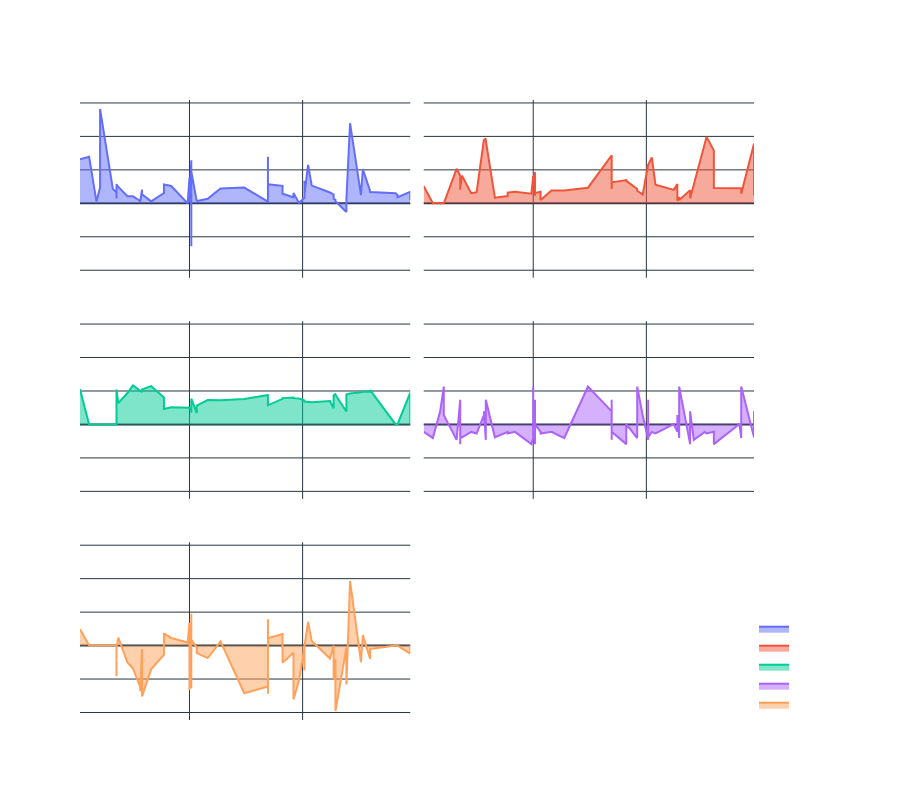

Notebook cell for this chart:
### Code cell
import pandas as pd
import numpy as np
import plotly.express as px
import plotly.graph_objects as go
from statsmodels.tsa.seasonal import seasonal_decompose

# Pretpostavljamo da 'vremenska_serija' sadrži vremensku seriju sa vremenskim indeksom
# Primer: vremenska_serija = pd.Series(data, index=pd.date_range(start='2020-01-01', periods=len(data), freq='D'))

# Izračunavanje pokretnog proseka
window_size = 5  # Veličina prozora za pokretni prosek
vremenska_serija_sredina = vremenska_serija.rolling(window=window_size).mean()

# Dekompozicija vremenske serije
result = seasonal_decompose(vremenska_serija, model='additive', period=12)  # 'period' zavisi od učestalosti podataka

# Kreiramo DataFrame za Plotly (transformacija u long format)
df_plot = pd.DataFrame({
    'Datum': vremenska_serija.index,
    'Original': vremenska_serija,
    'Pokretni Prosek': vremenska_serija_sredina,
    'Trend': result.trend,
    'Sezonalnost': result.seasonal,
    'Rezidual': result.resid
})

# Transformišemo DataFrame u long format
df_long = pd.melt(df_plot, id_vars=['Datum'], var_name='Komponenta', value_name='Vrednost')

# Koristimo Plotly Express za vizualizaciju (faceted area plot)
fig = px.area(df_long, 
              x='Datum', 
              y='Vrednost', 
              color='Komponenta', 
              facet_col='Komponenta',  # Facet po komponentama vremenskih serija
              facet_col_wrap=2,  # Dve komponente u svakom redu
              title='Vremenska serija - Prihodi i Komponente',
              labels={"Datum": "Datum Knjizenja", "Vrednost": "Prihodi (RSD)"})

# Dodatna stilizacija
fig.update_layout(
    title='Vremenska serija - Prihodi i Komponente',
    xaxis_title='Datum Knjizenja',
    yaxis_title='Prihodi (RSD)',
    legend_title='Legenda',
    template='plotly_dark',  # Tamna pozadina sa svetlim linijama
    font=dict(color='white'),  # Belo slovo za bolji kontrast
    showlegend=True,  # Prikazujemo legendu
    plot_bgcolor='rgba(0, 0, 0, 0)',  # Transparentna pozadina za grafikon
    paper_bgcolor='rgba(0, 0, 0, 0)',  # Transparentna pozadina za papir
    yaxis=dict(tickangle=45),  # Rotiramo oznake na y-osi za bolju preglednost
    height=800,  # Povećavamo visinu panela za bolji raspored
    title_x=0.5,  # Centriranje naslova grafikona
    title_y=0.95,  # Pozicija naslova na vertikalnoj osi
    legend=dict(
        x=1,           # Pomeramo legendu na desnu stranu
        xanchor='left',  # Poravnanje legende po levoj ivici
        y=0,           # Postavljamo legendu na dno
        yanchor='bottom' # Poravnanje legende po donjoj ivici
    )
)

fig.show()
